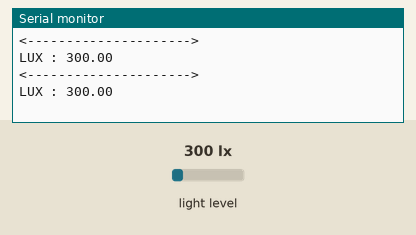
A sketch run on a simulated Arduino Uno, built with avr-gcc and run on an emulated ATmega328P. Shown: the last lines printed to the serial monitor. Inputs (shaded band) come from the test bench; at power-on: light level 300 lx.

Above: at 1.8 s.
1.9 s: light level set to 40 lx
At 2.6 s:
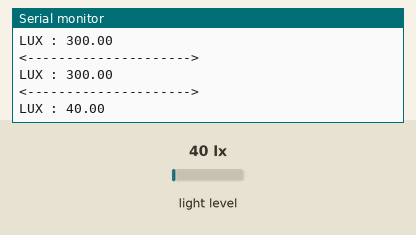
3.4 s: light level set to 500 lx
At 4.8 s:
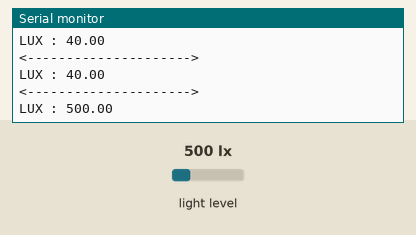
Timing chart, 0 to 6.4 s (numbered marks = the images above; inputs shaded):
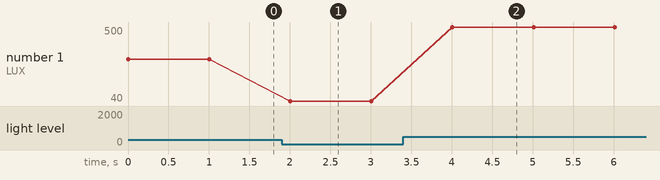

The sketch:

01_bh1750_basics.ino
```cpp
// BH1750 Library
#include <BH1750.h>

// I2C Library
#include <Wire.h>

// BH1750 object
BH1750 lightmeter;

void setup()
{
  Serial.begin(115200);

  // I2C init
  Wire.begin();

  // BH1750 init
  if(!lightmeter.begin(BH1750::CONTINUOUS_HIGH_RES_MODE, 0x23, &Wire))
  {
    Serial.println("BH1750 Failed to Initialize!");
    while(true);
  }
}

void loop()
{
  // Read from BH1750
  float lux = lightmeter.readLightLevel();

  Serial.println("<--------------------->");
  Serial.print("LUX : ");
  Serial.println(lux);

  delay(1000);
}
```

Measured:
- after the input at 1.9 s, the serial monitor: prints a new line after 0.11 s (image 1)
- after the input at 3.4 s, the serial monitor: prints a new line after 0.61 s (image 2)
- plotted number 1: 300 → 40 after the input at 1.9 s, 40 → 500 after the input at 3.4 s
